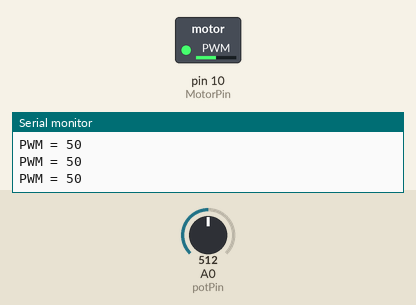
Recording of a sketch running on a simulated Arduino Uno, built with avr-gcc and run on an emulated ATmega328P. On the bench: switched loads named in the sketch (green lamp = pin HIGH), the last lines printed to the serial monitor. The test bench sets the inputs (shaded band); at power-on: A0 (potPin) = 512.

Above: at 1.2 s.
1.3 s: A0 (potPin) set to 716
At 1.9 s:
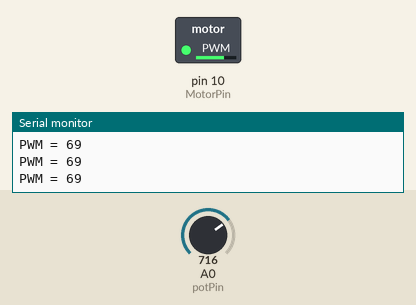
2.8 s: A0 (potPin) set to 900
At 4.0 s:
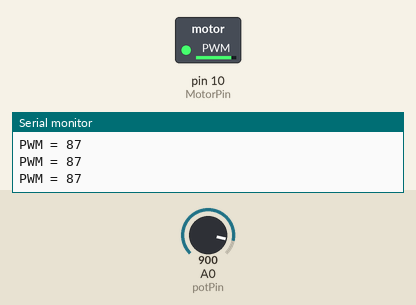
4.3 s: A0 (potPin) set to 108
At 5.2 s:
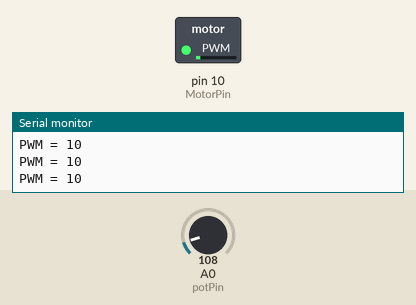
5.8 s: A0 (potPin) set to 92
At 6.6 s:
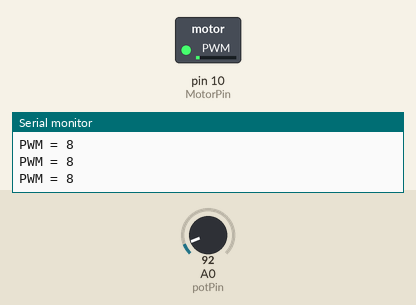
8.8 s: A0 (potPin) set to 0
At 9.9 s:
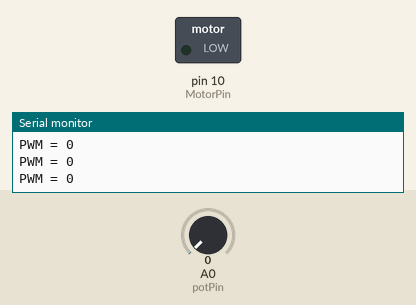
10.3 s: A0 (potPin) set to 511
At 11.0 s:
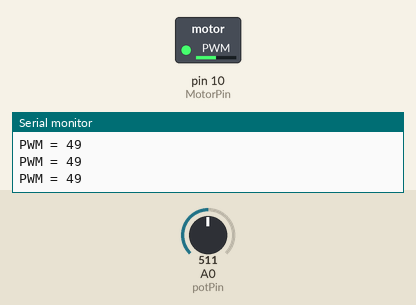
Timing chart, 0 to 12.8 s (numbered marks = the images above; inputs shaded):
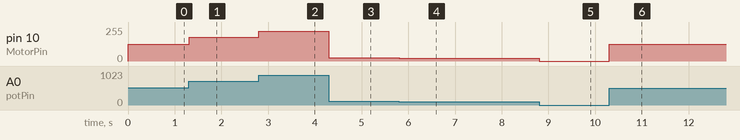

The sketch:

POTENSIO_PWM_CONTROLER.ino
```cpp
int potPin = A0;    // select the input pin for the potentiometer
int val = 0;       // variable to store the value coming from the sensor
int MotorPin = 10;

void setup() {
  Serial.begin(9600);
}

void loop() {
  val = analogRead(potPin);    // read the value from the sensor
  int pwm_persen = map(val, 0, 1024, 0, 100);
  int pwm = map(val, 0, 1024, 0, 255);
  analogWrite(MotorPin, pwm);
  Serial.print("PWM = ");
  Serial.println(pwm_persen);
}
```

Measured:
- after the input at 1.3 s, pin 10 (MotorPin): 127/255 → 178/255 at once
- after the input at 2.8 s, pin 10 (MotorPin): 178/255 → 224/255 at once
- after the input at 4.3 s, pin 10 (MotorPin): 224/255 → 26/255 at once
- after the input at 5.8 s, pin 10 (MotorPin): 26/255 → 22/255 at once
- after the input at 8.8 s, pin 10 (MotorPin): 22/255 → 0/255 at once
- after the input at 10.3 s, pin 10 (MotorPin): 0/255 → 127/255 at once
